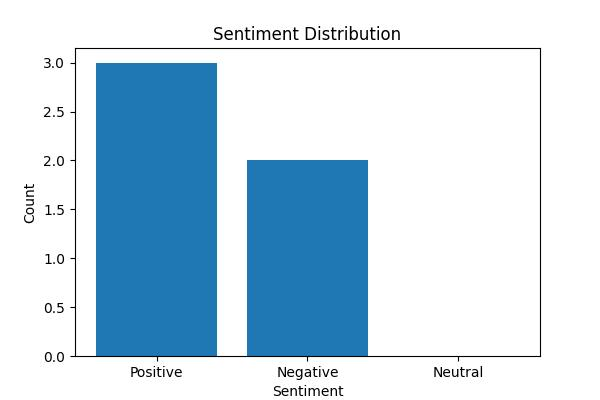

This chart was generated by the following Python code:
"""
NLP Application: Sentiment Analysis

Objective:
Analyze sentiment of text using TextBlob
and visualize the results.
"""

from textblob import TextBlob
import matplotlib.pyplot as plt

# -----------------------------
# Step 1: Sample Input Data
# -----------------------------
sentences = [
    "I love natural language processing.",
    "This project is very interesting and useful.",
    "The results are not good.",
    "I am disappointed with the performance.",
    "The system works perfectly."
]

# -----------------------------
# Step 2: Sentiment Analysis
# -----------------------------
results = []

print("\nSentiment Analysis Results:\n")

for sentence in sentences:
    blob = TextBlob(sentence)
    polarity = blob.sentiment.polarity

    if polarity > 0:
        sentiment = "Positive"
    elif polarity < 0:
        sentiment = "Negative"
    else:
        sentiment = "Neutral"

    results.append(sentiment)

    print(f"{sentence} -> {sentiment} ({polarity:.2f})")

# -----------------------------
# Step 3: Count Sentiments
# -----------------------------
labels = ["Positive", "Negative", "Neutral"]
values = [
    results.count("Positive"),
    results.count("Negative"),
    results.count("Neutral")
]

# -----------------------------
# Step 4: Visualization
# -----------------------------
plt.figure(figsize=(6,4))
plt.bar(labels, values)

plt.title("Sentiment Distribution")
plt.xlabel("Sentiment")
plt.ylabel("Count")

# Save as JPEG (as requested)
plt.savefig("sentiment_analysis.jpeg")

print("\nChart saved as sentiment_analysis.jpeg")

plt.show()
